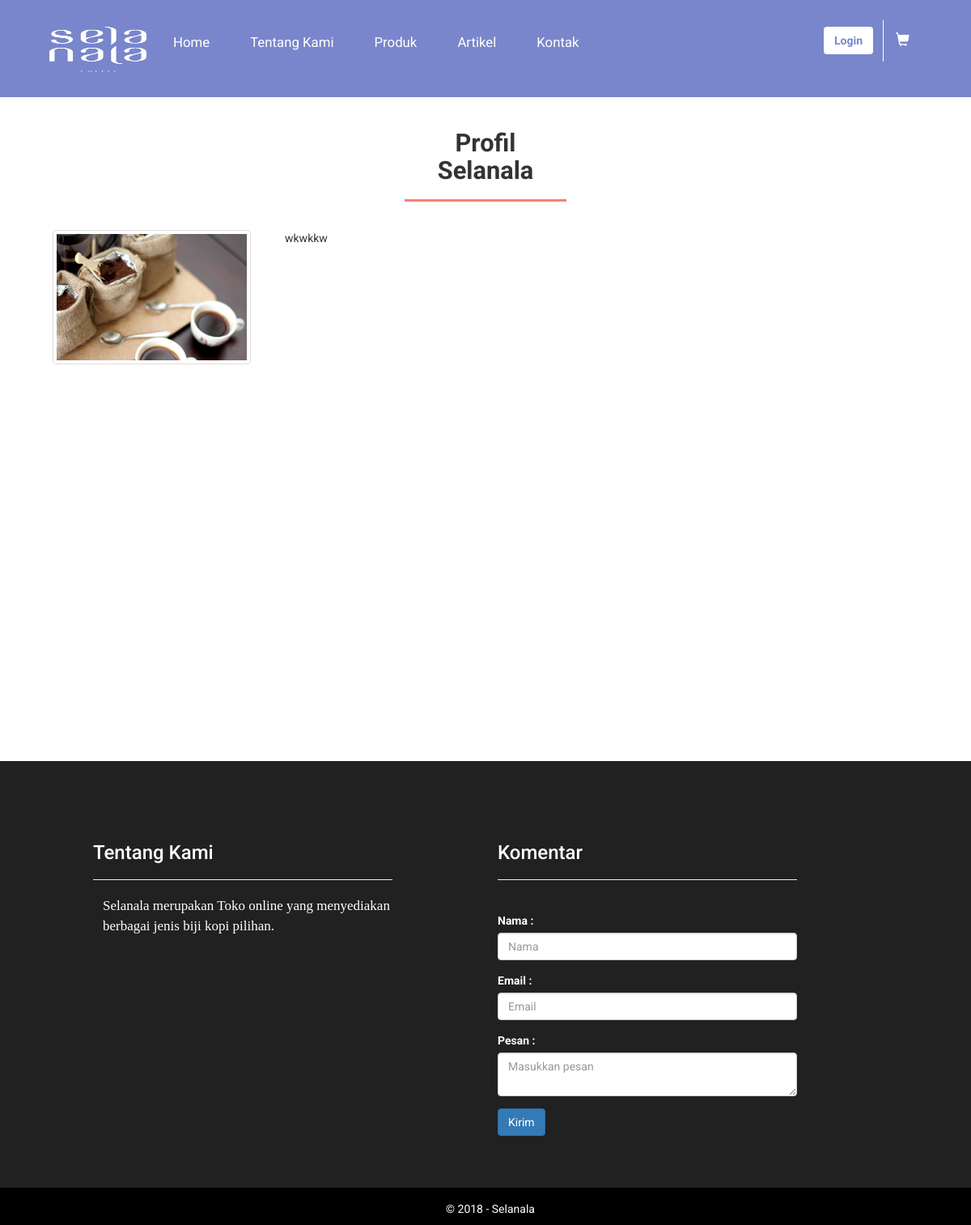
The page /tentang-kami.php on the database its author committed.
### tables this page shows
CREATE TABLE `tabel_profil` (
  `idProfil` int(11) NOT NULL,
  `deskripsi` text NOT NULL,
  `path` varchar(50) NOT NULL
);

### tentang-kami.php (the view, shortened to what this page needs)
<!DOCTYPE html>
<html>
  <head>
    <link rel="stylesheet" type="text/css" href="plugin/bootstrap/css/bootstrap.min.css">
    <link rel="stylesheet" type="text/css" href="asset/css/main.css">
  </head>
  <body>
    <?php include('component/nav.php'); ?>
    <div class="container-fluid" id="isi" >
      <div class="row">
        <div class="col-xs-2 col-xs-offset-5" id="bijikopi">
          <h3 style="font-family: Roboto; font-size:2.2em;">
            <strong>Profil Selanala
            </strong>
          </h3>
        </div>
      </div>
      <div class="tentangkami">
        <div class="panel-body">
          <?php
          require('config/config.php');
          $sqlmsg = mysqli_query($conn,"SELECT * FROM tabel_profil");
          $data = mysqli_fetch_array($sqlmsg);
          echo '
          <div class="col-md-3">
          <img src="image/'.$data['path'].'" class="rounded img-thumbnail"" width="300px" height="300px">
          </div>
          <div class="col-md-9">
          <p>'.$data['deskripsi'].'</p>
          </div>
          ';
          ?>
        </div>
      </div>
    </div>
    <?php include('component/footer.php'); ?>
  </body>
</html>

### asset/css/main.css (style rules this page uses)
body,html { margin:0; padding: 0; font-family: 'Roboto', sans-serif; }
.tentangkami { padding: 20px; }
#isi { min-height: 100vh; padding-bottom: 5vh; }
#bijikopi { border-bottom: 3px solid salmon; text-align:center; padding-bottom: 1vh; font-style: bold; }
.laris > .laris-box > .price-container > h4,p { margin-left: 1vw; }

### rows shown on the page
tabel_profil: path (picture), deskripsi "wkwkkw"
